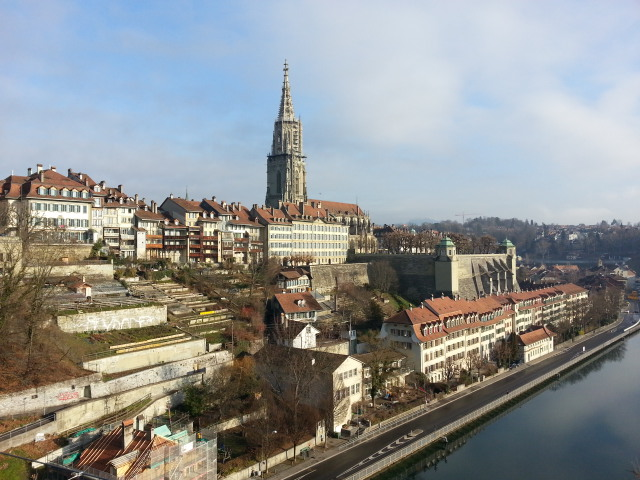
//> input picture pro19/hough_test3.jpg, 640 x 480 px
$ ./main   (built with g++ and OpenCV 4)
//> lines starting //> are read from the running program, lines starting //| are printed output that depends on the picture; after the words box and inside, x2 and y2 are one past the last pixel; in counts of white or black regions, pixels touching at a corner belong together
#include <opencv2/opencv.hpp>

using namespace cv;
using namespace std;

int main(int ac, char **av)
{
    Mat img = imread("/Users/Han/programming/opencv/pro19/hough_test3.jpg");
//> img is the input picture: 480 rows x 640 cols, CV_8UC3; mean B, G, R 144.9, 145.8, 143.3

    Mat img_gray;
    cvtColor(img, img_gray, COLOR_BGR2GRAY);
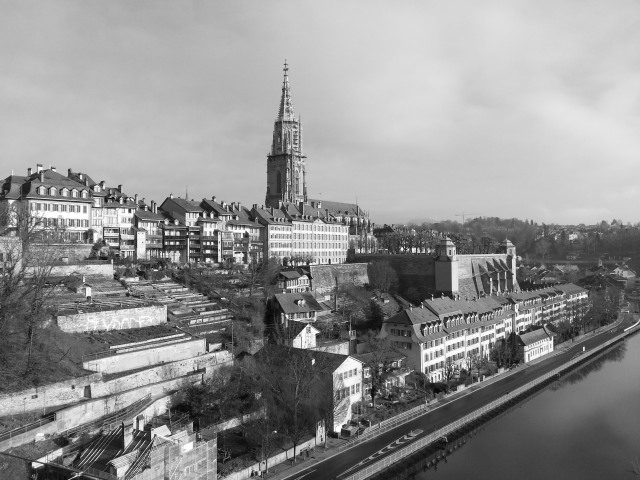
//> img_gray: 480 rows x 640 cols, CV_8UC1; min 6, max 255, mean 144.9

    Mat img_canny;
    Canny(img_gray, img_canny, 150, 255);
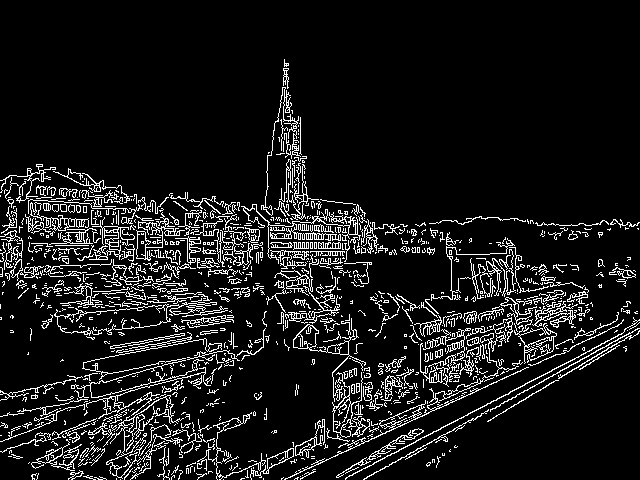
//> img_canny: 480 rows x 640 cols, CV_8UC1; 9.9% white in thin lines or dots, all inside (x1, y1, x2, y2) = (0, 59, 640, 480)

    vector<Vec2f> lines;
    HoughLines(img_canny, lines, 1, CV_PI / 180, 150);
//> lines = 293 lines (rho, theta), first 12: [555, 1.13], [237, 1.61], [243, 1.57], [203, 1.68], [225, 1.59], [189, 1.71], [215, 1.66], [212, 1.68], [235, 1.55], [221, 1.66], [585, 1.08], [251, 1.57]

    Mat img_hough;
    img.copyTo(img_hough);

    for (size_t i = 0; i < lines.size(); i++)
    {
        float rho = lines[i][0], theta = lines[i][1];
        Point pt1, pt2;
        double a = cos(theta), b = sin(theta);
        double x0 = a * rho, y0 = b * rho;
        pt1.x = cvRound(x0 + 1000 * (-b));
        pt1.y = cvRound(y0 + 1000 * (a));
        pt2.x = cvRound(x0 - 1000 * (-b));
        pt2.y = cvRound(y0 - 1000 * (a));
        line(img_hough, pt1, pt2, Scalar(0, 255, 0), 2, 8);
    }
//> this loop made 293 passes
//> (rho, theta, a, b, x0, y0) on passes 1 to 3: (555, 1.13, 0.423, 0.906, 234.6, 503), (237, 1.61, -0.0349, 0.999, -8.27, 236.9), (243, 1.57, -4.37e-08, 1, -1.06e-05, 243)
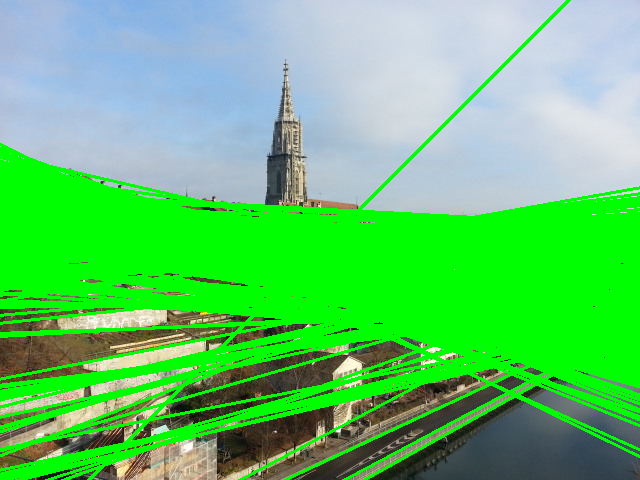
//> img_hough: 480 rows x 640 cols, CV_8UC3; mean B, G, R 106.8, 198.7, 95.9

    imshow("img_canny", img_hough);

    waitKey(0);
    return 0;
}
